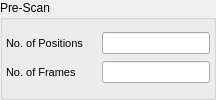
                <widget class="QGroupBox" name="groupBox_10">
                 <property name="title">
                  <string>Pre-Scan</string>
                 </property>
                 <layout class="QGridLayout" name="gridLayout_15">
                  <property name="leftMargin">
                   <number>3</number>
                  </property>
                  <property name="rightMargin">
                   <number>3</number>
                  </property>
                  <item row="0" column="0">
                   <layout class="QHBoxLayout" name="horizontalLayout_20">
                    <item>
                     <widget class="QLabel" name="label_21">
                      <property name="sizePolicy">
                       <sizepolicy hsizetype="Fixed" vsizetype="Preferred">
                        <horstretch>0</horstretch>
                        <verstretch>0</verstretch>
                       </sizepolicy>
                      </property>
                      <property name="minimumSize">
                       <size>
                        <width>90</width>
                        <height>0</height>
                       </size>
                      </property>
                      <property name="font">
                       <font>
                        <pointsize>8</pointsize>
                       </font>
                      </property>
                      <property name="text">
                       <string>No. of Positions</string>
                      </property>
                     </widget>
                    </item>
                    <item>
                     <widget class="QLineEdit" name="json_pre_scan_positions">
                      <property name="sizePolicy">
                       <sizepolicy hsizetype="Fixed" vsizetype="Fixed">
                        <horstretch>0</horstretch>
                        <verstretch>0</verstretch>
                       </sizepolicy>
                      </property>
                      <property name="minimumSize">
                       <size>
                        <width>45</width>
                        <height>0</height>
                       </size>
                      </property>
                     </widget>
                    </item>
                   </layout>
                  </item>
                  <item row="1" column="0">
                   <layout class="QHBoxLayout" name="horizontalLayout_21">
                    <item>
                     <widget class="QLabel" name="label_23">
                      <property name="sizePolicy">
                       <sizepolicy hsizetype="Fixed" vsizetype="Preferred">
                        <horstretch>0</horstretch>
                        <verstretch>0</verstretch>
                       </sizepolicy>
                      </property>
                      <property name="minimumSize">
                       <size>
                        <width>90</width>
                        <height>0</height>
                       </size>
                      </property>
                      <property name="font">
                       <font>
                        <pointsize>8</pointsize>
                       </font>
                      </property>
                      <property name="text">
                       <string>No. of Frames</string>
                      </property>
                     </widget>
                    </item>
                    <item>
                     <widget class="QLineEdit" name="json_pre_scan_frames">
                      <property name="sizePolicy">
                       <sizepolicy hsizetype="Fixed" vsizetype="Fixed">
                        <horstretch>0</horstretch>
                        <verstretch>0</verstretch>
                       </sizepolicy>
                      </property>
                      <property name="minimumSize">
                       <size>
                        <width>45</width>
                        <height>0</height>
                       </size>
                      </property>
                     </widget>
                    </item>
                   </layout>
                  </item>
                 </layout>
                </widget>
